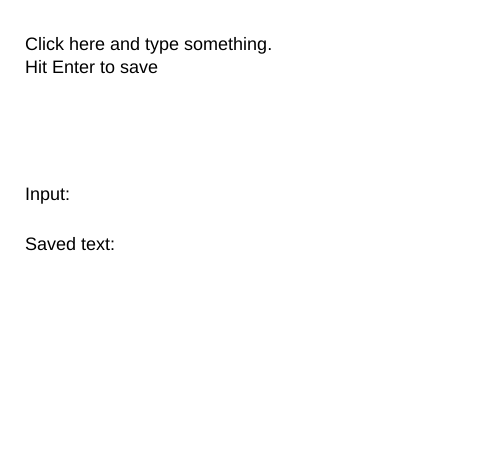
Frame 1 (no input)
Frame 60 (no input): identical to frame 1, image omitted
Frame 120 (the mouse pressed at the canvas centre since frame 60): identical to frame 1, image omitted

The p5.js sketch that drew this single still picture (run headless with seeded random() and noise() and a simulated clock; from frame 60 on, the mouse is pressed at the canvas centre):

// p5.js sketch
// ── sketch.js
var input = "";

var saved = "";

function setup() {
  createCanvas(480, 470);
  textFont("Arial", 18);
}

function draw() {
  background(255);
  var indent = 25;
  
  fill(0);
  text("Click here and type something. \nHit Enter to save", indent, 50);
  text("Input: " + input, indent, 200);
  text("Saved text: " + saved, indent, 250);
}

function keyPressed(){
  // if I hit the return key, save the string and clear
  if(keyCode == 13){ // ASCII  key code for the return key
    saved = input;
    input = "";
  } else {
    input = input + key;
  }
}
